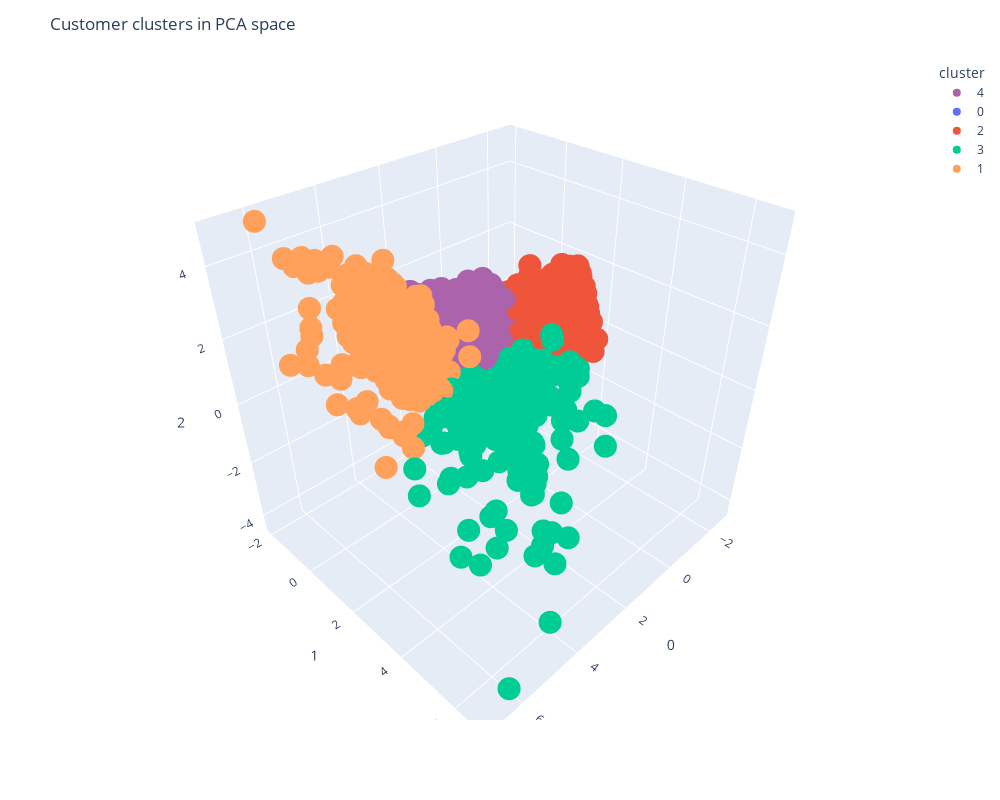

Source (notebook cell):
### Markdown cell above
#### Visualise these 5 clusters on PCA scatter plot, use first 3 PCA for visualisation purpose

### Code cell
import plotly.express as px
fig = px.scatter_3d(pca_customer_data, x=0, y=1, z=2, color='cluster', color_discrete_map=clusterColours)
fig.update_layout(title='Customer clusters in PCA space', width=1000, height=800)
fig.show()

### Figure 1 — Plotly figure (JSON) as saved in the notebook; plotly's stock layout.template omitted (floating-point values rounded to 4 significant figures; data arrays with more than 128 entries replaced by an {"elided": "..."} marker saying what was removed)
{"data": [{"hovertemplate": "cluster=4<br>0=%{x}<br>1=%{y}<br>2=%{z}<extra></extra>", "legendgroup": "4", "marker": {"color": "#AB63AB", "symbol": "circle"}, "mode": "markers", "name": "4", "scene": "scene", "showlegend": true, "type": "scatter3d", "x": {"elided": "907 float values"}, "y": {"elided": "907 float values"}, "z": {"elided": "907 float values"}}, {"hovertemplate": "cluster=0<br>0=%{x}<br>1=%{y}<br>2=%{z}<extra></extra>", "legendgroup": "0", "marker": {"color": "#636EFA", "symbol": "circle"}, "mode": "markers", "name": "0", "scene": "scene", "showlegend": true, "type": "scatter3d", "x": {"elided": "1747 float values"}, "y": {"elided": "1747 float values"}, "z": {"elided": "1747 float values"}}, {"hovertemplate": "cluster=2<br>0=%{x}<br>1=%{y}<br>2=%{z}<extra></extra>", "legendgroup": "2", "marker": {"color": "#EF553B", "symbol": "circle"}, "mode": "markers", "name": "2", "scene": "scene", "showlegend": true, "type": "scatter3d", "x": {"elided": "928 float values"}, "y": {"elided": "928 float values"}, "z": {"elided": "928 float values"}}, {"hovertemplate": "cluster=3<br>0=%{x}<br>1=%{y}<br>2=%{z}<extra></extra>", "legendgroup": "3", "marker": {"color": "#00CC96", "symbol": "circle"}, "mode": "markers", "name": "3", "scene": "scene", "showlegend": true, "type": "scatter3d", "x": {"elided": "258 float values"}, "y": {"elided": "258 float values"}, "z": {"elided": "258 float values"}}, {"hovertemplate": "cluster=1<br>0=%{x}<br>1=%{y}<br>2=%{z}<extra></extra>", "legendgroup": "1", "marker": {"color": "#FFA15A", "symbol": "circle"}, "mode": "markers", "name": "1", "scene": "scene", "showlegend": true, "type": "scatter3d", "x": {"elided": "258 float values"}, "y": {"elided": "258 float values"}, "z": {"elided": "258 float values"}}], "layout": {"height": 800, "legend": {"title": {"text": "cluster"}, "tracegroupgap": 0}, "margin": {"t": 60}, "scene": {"domain": {"x": [0, 1], "y": [0, 1]}, "xaxis": {"title": {"text": "0"}}, "yaxis": {"title": {"text": "1"}}, "zaxis": {"title": {"text": "2"}}}, "title": {"text": "Customer clusters in PCA space"}, "width": 1000}}
